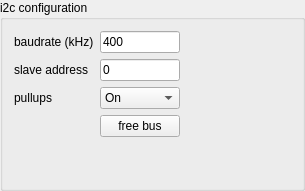
            <widget class="QGroupBox" name="groupBox_11">
             <property name="title">
              <string>i2c configuration</string>
             </property>
             <layout class="QGridLayout" name="gridLayout_16">
              <item row="3" column="1">
               <widget class="QPushButton" name="AardvarkI2cFreeBus">
                <property name="text">
                 <string>free bus</string>
                </property>
               </widget>
              </item>
              <item row="0" column="1">
               <widget class="QLineEdit" name="AardvarkI2cBaudrate">
                <property name="sizePolicy">
                 <sizepolicy hsizetype="Ignored" vsizetype="Fixed">
                  <horstretch>0</horstretch>
                  <verstretch>0</verstretch>
                 </sizepolicy>
                </property>
                <property name="maximumSize">
                 <size>
                  <width>16777215</width>
                  <height>16777215</height>
                 </size>
                </property>
                <property name="text">
                 <string>400</string>
                </property>
               </widget>
              </item>
              <item row="0" column="0">
               <widget class="QLabel" name="label_35">
                <property name="text">
                 <string>baudrate (kHz)</string>
                </property>
               </widget>
              </item>
              <item row="2" column="1">
               <widget class="QComboBox" name="AardvarkI2cPullUp">
                <item>
                 <property name="text">
                  <string>On</string>
                 </property>
                </item>
                <item>
                 <property name="text">
                  <string>Off</string>
                 </property>
                </item>
               </widget>
              </item>
              <item row="2" column="0">
               <widget class="QLabel" name="label_36">
                <property name="text">
                 <string>pullups</string>
                </property>
               </widget>
              </item>
              <item row="0" column="2" rowspan="4">
               <spacer name="horizontalSpacer_13">
                <property name="orientation">
                 <enum>Qt::Orientation::Horizontal</enum>
                </property>
                <property name="sizeHint" stdset="0">
                 <size>
                  <width>111</width>
                  <height>20</height>
                 </size>
                </property>
               </spacer>
              </item>
              <item row="4" column="1">
               <spacer name="verticalSpacer_11">
                <property name="orientation">
                 <enum>Qt::Orientation::Vertical</enum>
                </property>
                <property name="sizeHint" stdset="0">
                 <size>
                  <width>20</width>
                  <height>40</height>
                 </size>
                </property>
               </spacer>
              </item>
              <item row="1" column="1">
               <widget class="QLineEdit" name="AardvarkI2cSlaveAddress">
                <property name="sizePolicy">
                 <sizepolicy hsizetype="Ignored" vsizetype="Fixed">
                  <horstretch>0</horstretch>
                  <verstretch>0</verstretch>
                 </sizepolicy>
                </property>
                <property name="text">
                 <string>0</string>
                </property>
               </widget>
              </item>
              <item row="1" column="0">
               <widget class="QLabel" name="label_3">
                <property name="text">
                 <string>slave address</string>
                </property>
               </widget>
              </item>
             </layout>
            </widget>
